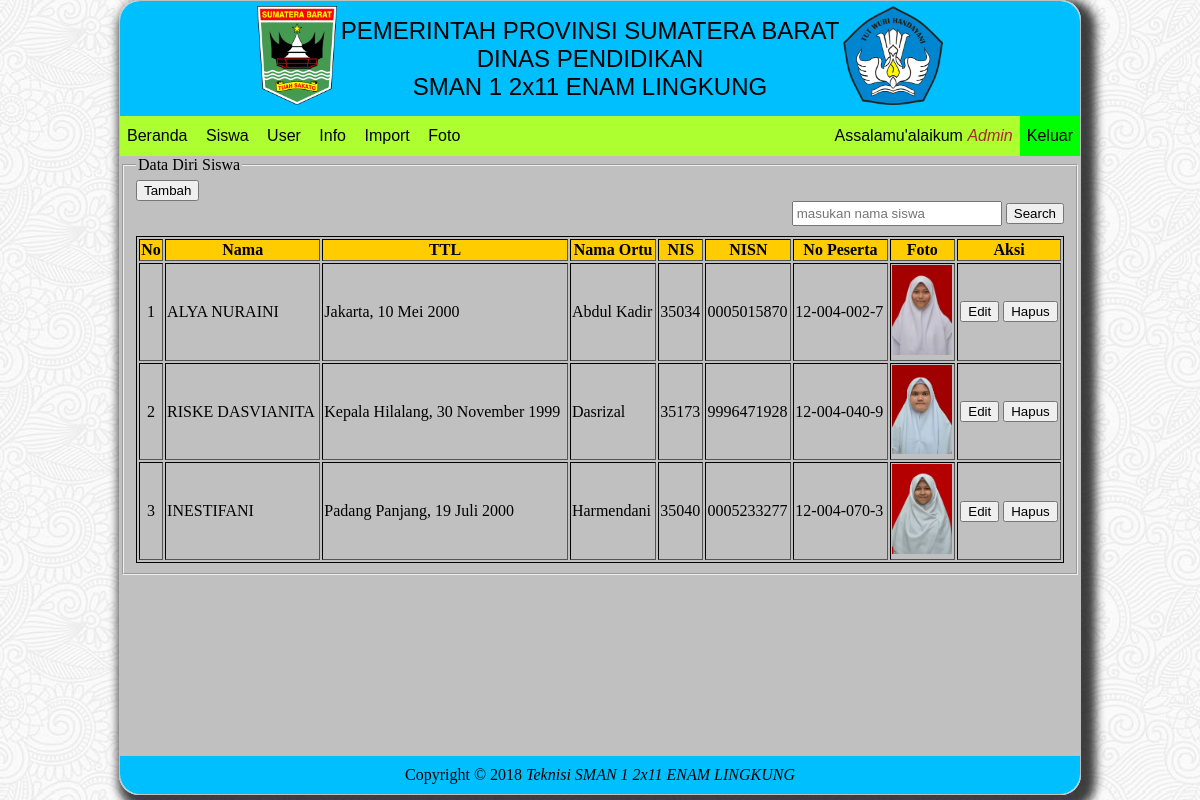
The page /beranda.php?page=d_siswa (signed in) on the database its author committed.
### tables this page shows
CREATE TABLE `t_ld_siswa`  (
  `nama` varchar(60) NOT NULL,
  `t_lahir` varchar(40) NOT NULL,
  `tgl_lhr` varchar(40) NOT NULL,
  `n_ortu` varchar(40) NOT NULL,
  `nis` varchar(40) NOT NULL,
  `nisn` varchar(40) NOT NULL,
  `no_pes` varchar(40) NOT NULL,
  `jurusan` enum('A','S') NOT NULL,
  `foto` varchar(40) NOT NULL,
  PRIMARY KEY (`no_pes`) USING BTREE
);

### admin/data_s/d_siswa.php (the view, shortened to what this page needs)
<?php
include 'conn.php';
?>
<fieldset>
	<legend>Data Diri Siswa</legend>
	<a href="?page=d_siswa&action=tambah"> <button style="cursor: pointer;">Tambah</button></a>
	<div style="margin-bottom: 10px;" align="right" >
		<form action="" method="post">
		<input type="text" name="pencarian" placeholder="masukan nama siswa" align="right" style="width:200px; padding:3px" autocomplete="off" />
		<input style="cursor: pointer;" type="submit" name="cari" value="Search" style="padding: 3px;" />
	</form>
	</div>
	<div class="siswa">
	<table width="100%" border="2px" style="border:1px solid #000; border:border-collapse;">
		<tr style="background-color:#fc0;">
			<th>No</th>
			<th>Nama</th>
			<th>TTL</th>
			<th>Nama Ortu</th>
			<th>NIS</th>
			<th>NISN</th>
			<th>No Peserta</th>
			<th>Foto</th>
			<th>Aksi</th>
		</tr>
		<?php
			$i = 0;
			$pencarian = @$_POST['pencarian'];
			$cari = @$_POST['cari'];
			if($cari){
				if($pencarian != ""){
					$sql = mysqli_query($conn, "SELECT * FROM t_ld_siswa WHERE nama LIKE '%$pencarian%' ");
				}else{
					$sql = mysqli_query($conn, "SELECT * FROM t_ld_siswa");
				}
			}else{
				$sql = mysqli_query($conn, "SELECT * FROM t_ld_siswa");
			}
			$cek = mysqli_num_rows($sql);
			if($cek < 1){
				?>
					<tr>
						<td colspan="9" align="center" style="padding: 10px;">Data tidak di temukan</td>
					</tr>
				<?php
			}else{
				while($data = mysqli_fetch_array($sql)){
					$i++;
			?>
			<tr>
				<td align="center"><?= $i; ?></td>
				<td><?= $data['nama']; ?></td>
				<td><?= $data['t_lahir']; ?>, <?= $data['tgl_lhr'];  ?></td>
				<td><?= $data['n_ortu']; ?></td>
				<td><?= $data['nis']; ?></td>
				<td><?= $data['nisn']; ?></td>
				<td><?= $data['no_pes']; ?></td>
				<td align="center"><img src="img/siswa/<?= $data['foto']; ?>" alt="foto siswa" width="60px" /></td>
				<td align="center">
					<a href="?page=d_siswa&action=edit&nisn=<?= $data['nisn']; ?>"><button style="cursor: pointer;">Edit</button></a>
					<a onclick="return confirm('Yakin ingin menghapus data?')" href="?page=d_siswa&action=hapus&nisn=<?= $data['nisn']; ?>"><button style="cursor: pointer;">Hapus</button></a>
				</td>
			</tr>
			<?php
			}
		}
		?>
	</table>
	</div>
</fieldset>

### css/beranda.css (style rules this page uses)
body { margin:0px auto; padding:0px; min-height: 100%; background-image: url('../img/tetap/back.png'); }

### admin/data_s/d_siswa.php (style rules this page uses)
.siswa table tr img { transition: 2s; }

### rows shown on the page
t_ld_siswa: nama "ALYA NURAINI", t_lahir "Jakarta", tgl_lhr "10 Mei 2000", n_ortu "Abdul Kadir", nis "35034", nisn "0005015870", no_pes "12-004-002-7", foto (picture)
t_ld_siswa: nama "RISKE DASVIANITA", t_lahir "Kepala Hilalang", tgl_lhr "30 November 1999", n_ortu "Dasrizal", nis "35173", nisn "9996471928", no_pes "12-004-040-9", foto (picture)
t_ld_siswa: nama "INESTIFANI", t_lahir "Padang Panjang", tgl_lhr "19 Juli 2000", n_ortu "Harmendani", nis "35040", nisn "0005233277", no_pes "12-004-070-3", foto (picture)

### other values the page prints
$_SESSION['nama'] "Admin"
